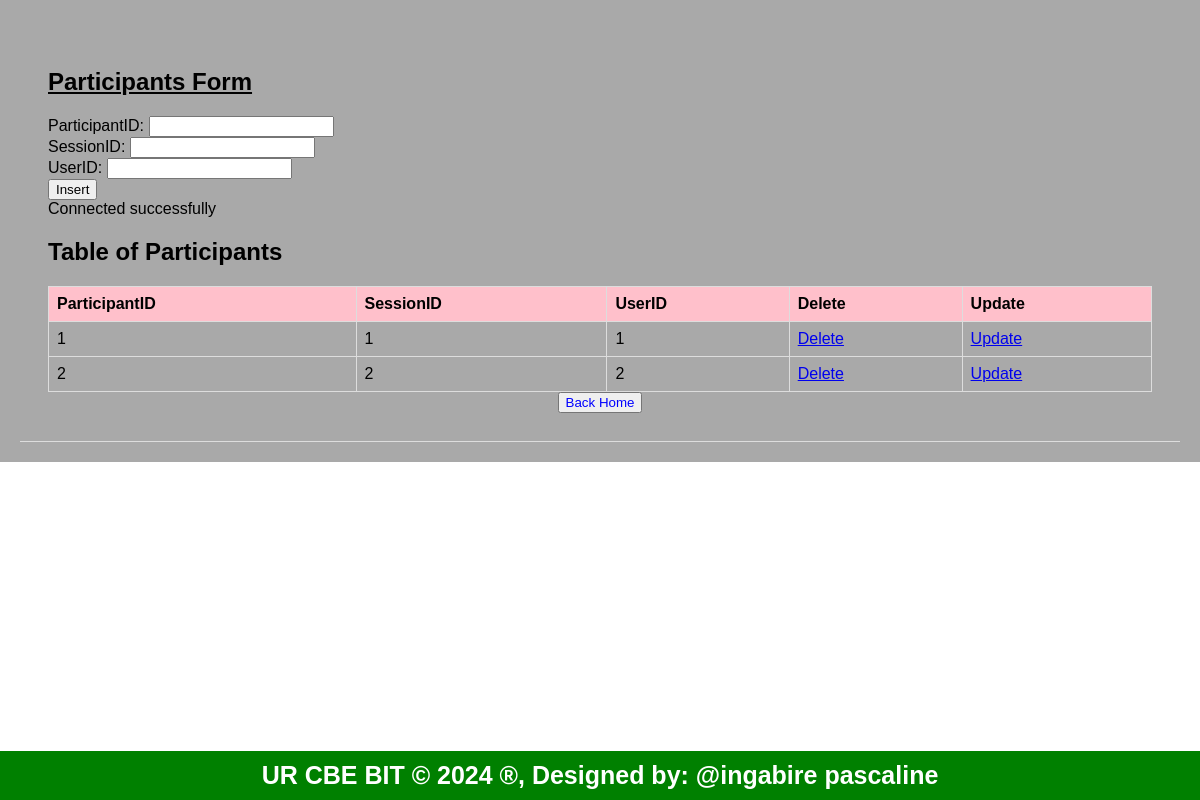
Screenshot of /participants.php with the database file from the repository.
### tables this page shows
CREATE TABLE `participants` (
  `ParticipantID` int(11) NOT NULL,
  `SessionID` int(11) DEFAULT NULL,
  `UserID` int(11) DEFAULT NULL
);

### participants.php (the view, shortened to what this page needs)
<!DOCTYPE html>
<html lang="en">
<head>
    <link rel="stylesheet" type="text/css" href="style.css">
</head>
<body>
<header>
<section>
    <h1><u>Participants Form</u></h1>
    <form method="post" action="participants.php" onsubmit="return confirmInsert();">
        <label for="ParticipantID">ParticipantID:</label>
        <input type="number" id="ParticipantID" name="ParticipantID"><br>
        <label for="SessionID">SessionID:</label>
        <input type="number" id="SessionID" name="SessionID"><br>
        <label for="UserID">UserID:</label>
        <input type="number" id="UserID" name="UserID"><br>
        <input type="submit" name="add" value="Insert">
    </form>
    <?php
    include('dbconnection.php');
    $sql = "SELECT * FROM participants";
    $result = $connection->query($sql);
    ?>
    <h2>Table of Participants</h2>
    <table>
        <tr>
            <th>ParticipantID</th>
            <th>SessionID</th>
            <th>UserID</th>
            <th>Delete</th>
            <th>Update</th>
        </tr>
        <?php
        if ($result->num_rows > 0) {
            while ($row = $result->fetch_assoc()) {
                $ParticipantID = $row['ParticipantID'];
                echo "<tr>
                    <td>" . $row['ParticipantID'] . "</td>
                    <td>" . $row['SessionID'] . "</td>
                    <td>" . $row['UserID'] . "</td>
                    <td><a href='delete_participants.php?ParticipantID=$ParticipantID'>Delete</a></td>
                    <td><a href='update_participants.php?ParticipantID=$ParticipantID'>Update</a></td>
                </tr>";
            }
        } else {
            echo "<tr><td colspan='5'>No data found</td></tr>";
        }
        ?>
    </table>
    <center><button><a href="home.html">Back Home</a></button></center>
</section>
</header>
<footer>
    <b>UR CBE BIT &copy; 2024 &reg;, Designed by: @ingabire pascaline</b>
</footer>
</body>
</html>

### style.css (style rules this page uses)
body { font-family: Arial, sans-serif; margin: 0; padding: 0; }
body { font-family: Arial,sans-serif; margin:0; padding:0; }
header { background-color:darkgray; padding: 20px; }
section { padding:28px; border-bottom: 1px solid #ddd; }
footer { text-align: center; padding: 15px; background-color:darkgray; }

### participants.php (style rules this page uses)
table { border-collapse: collapse; width: 100%; }
th, td { border: 1px solid #dddddd; text-align: left; padding: 8px; }
th { background-color: pink; }
footer { background-color: green; text-align: center; width: 100%; color: white; font-size: 25px; position: fixed; bottom: 0; padding: 10px 0; }
button a { color: blue; text-decoration: none; }

### rows the page displays
participants: ParticipantID "1", SessionID "1", UserID "1"
participants: ParticipantID "2", SessionID "2", UserID "2"
